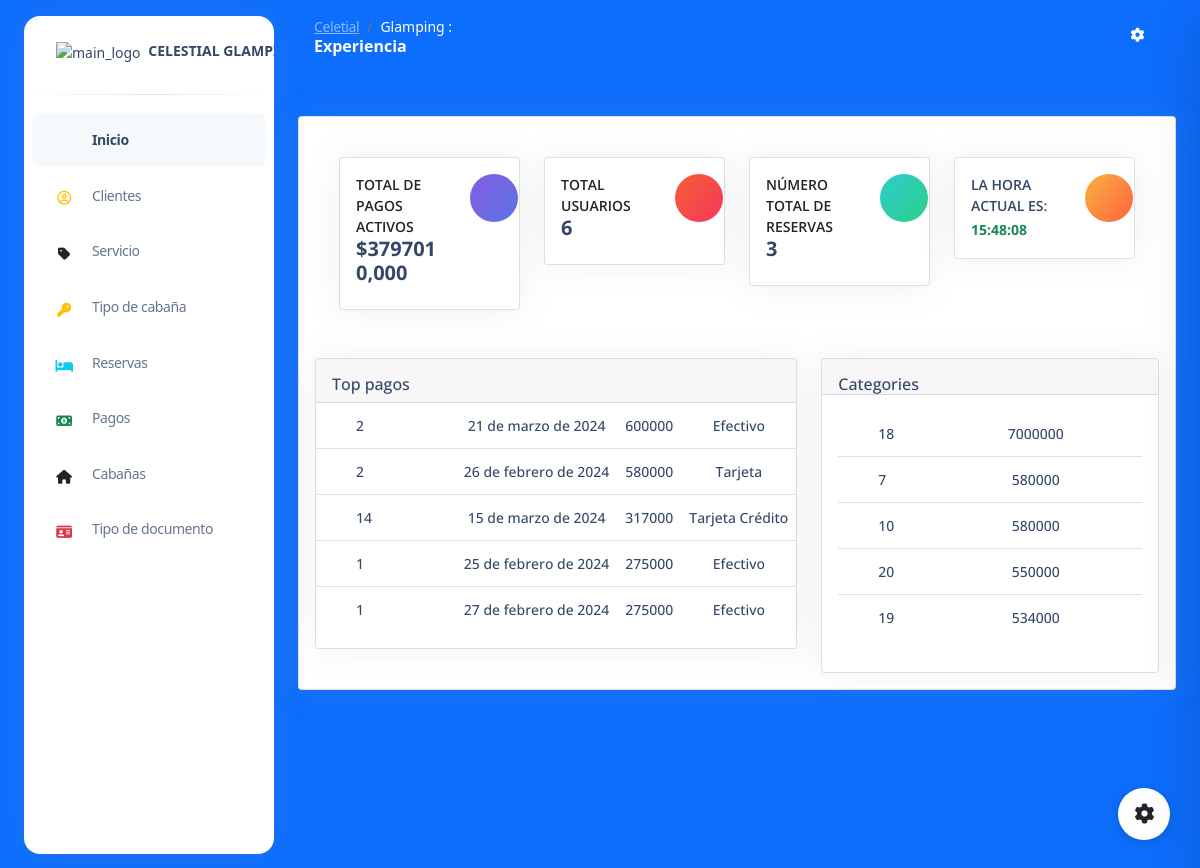
Page /Dashaboar/ (signed in) on the earlier database version.
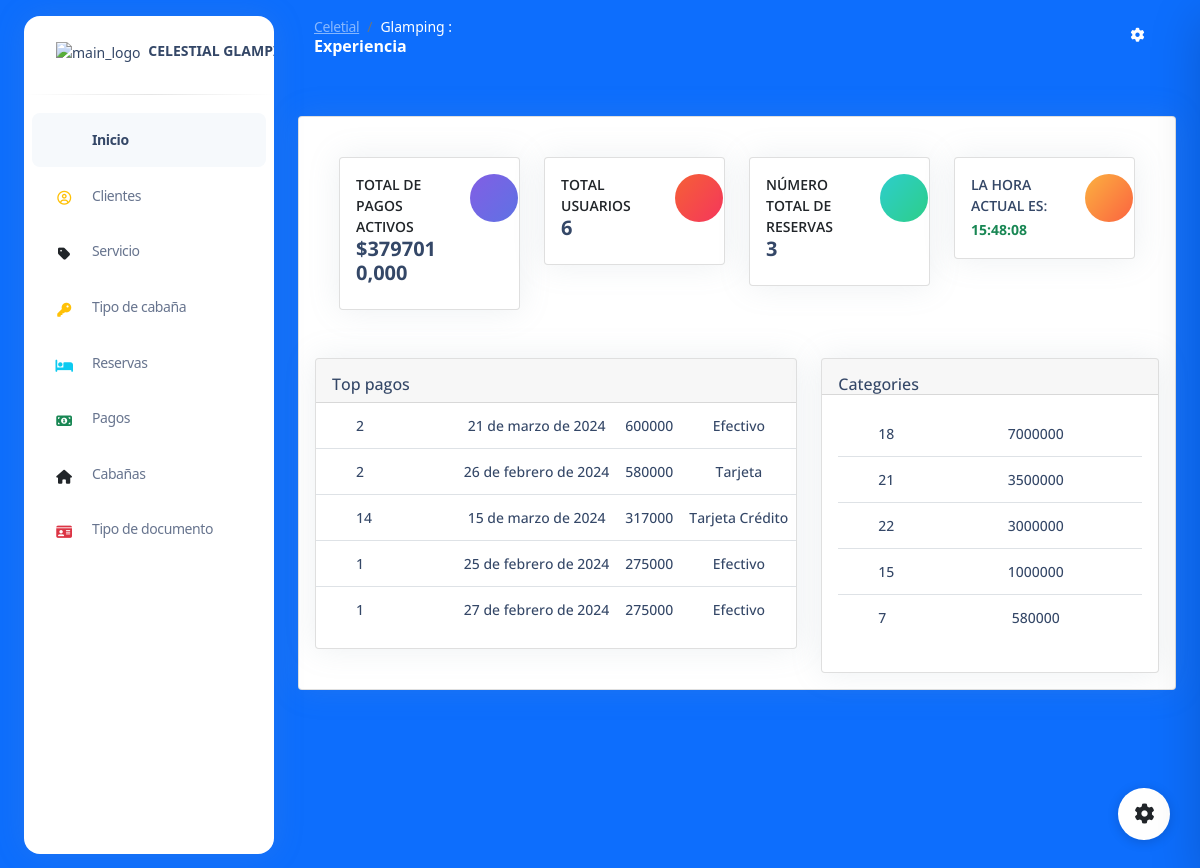
Same page on the later database version.
### payments/models.py (models this page shows, shortened)
class Payment(models.Model):
    reservation = models.ForeignKey('reservations.Reservation', on_delete=models.DO_NOTHING)
    date = models.DateField()
    value = models.IntegerField()
    methodpay = models.CharField(max_length=255)
    status = models.BooleanField(default=True)

### reservations/models.py (models this page shows, shortened)
class Reservation(models.Model):
    daterr = models.DateField()
    datess = models.DateField()
    dateff = models.DateField()
    price = models.IntegerField()
    costumer = models.ForeignKey(Costumer, on_delete=models.DO_NOTHING, null=True)  # Permitir valores nulos
    rstatu = models.CharField(max_length=200, default='Reservado')

### proyecto_f/views.py (the view)
# urls.py: path('Dashaboar/', views.index, name='index'),
def index(request):
    usuario = request.user
    total_payments = Payment.objects.all().aggregate(total=models.Sum('value'))['total'] or 0
    total_reservations = Reservation.objects.filter(rstatu='En ejecución').count()
    costumers = Costumer.objects.filter(status=True).count()
    lodgings = Lodging.objects.all()
    services = Service.objects.all()
    reservations = Reservation.objects.all().order_by('-price')[:5]
    payments = Payment.objects.all().order_by('-value')[:5]
    context = {'usuario': usuario,
               'total_payments': total_payments,
               'total_reservations': total_reservations ,
               'costumers' : costumers ,
               'lodgings' : lodgings ,
               'services' : services,
               'reservations' : reservations,
               'payments' : payments, }
    return render(request, 'index.html', context)

### templates/index.html (shortened to what this page needs)
{% extends 'base.html' %}
{% block content %}
{% load static %}
<div class="container-fluid py-4">
  {% if request.user.is_superuser or request.user.is_user %}
    <div class="row">
      <div class="col-xl-3 col-sm-6 mb-xl-0 mb-4">
        <div class="card h-100"  >
          <div class="card-body  p-3">
            <div class="row">
              <div class="col-8">
                <div class="numbers">
                  <p class="text-sm mb-0 text-uppercase font-weight-bold">Total de pagos activos</p>
                  <h5 class="font-weight-bolder">
                    ${{ total_payments|floatformat:3 }}
                  </h5>
                </div>
              </div>
              <div class="col-4 text-end">
                <div class="icon icon-shape bg-gradient-primary shadow-primary text-center rounded-circle">
                  <i class="ni ni-money-coins text-lg opacity-10" aria-hidden="true"></i>
                </div>
              </div>
            </div>
          </div>
        </div>
      </div>
      <div class="col-xl-3 col-sm-6 mb-xl-0 mb-4">
        <div class="card">
          <div class="card-body p-3">
            <div class="row">
              <div class="col-8">
                <div class="numbers">
                  <p class="text-sm mb-0 text-uppercase font-weight-bold">total usuarios</p>
                  <h5 class="font-weight-bolder">
                    {{costumers}}
                  </h5>
                </div>
              </div>
              <div class="col-4 text-end">
                <div class="icon icon-shape bg-gradient-danger shadow-danger text-center rounded-circle">
                  <i class="ni ni-world text-lg opacity-10" aria-hidden="true"></i>
                </div>
              </div>
            </div>
          </div>
        </div>
      </div>
      <div class="col-xl-3 col-sm-6 mb-xl-0 mb-4">
        <div class="card">
          <div class="card-body p-3">
            <div class="row">
              <div class="col-8">
                <div class="numbers">
                  <p class="text-sm mb-0 text-uppercase font-weight-bold">Número total de reservas</p>
                  <h5 class="font-weight-bolder">
                    {{ total_reservations }}
                  </h5>
                </div>
              </div>
              <div class="col-4 text-end">
                <div class="icon icon-shape bg-gradient-success shadow-success text-center rounded-circle">
                  <i class="ni ni-paper-diploma text-lg opacity-10" aria-hidden="true"></i>
                </div>
              </div>
            </div>
          </div>
        </div>
      </div>
      <div class="col-xl-3 col-sm-6 mb-xl-0 mb-4">
        <div class="card">
          <div class="card-body p-3">
            <div class="row">
              <div class="col-8">
                <div class="numbers">
                  <h5 class="text-sm mb-0 text-uppercase font-weight-bold">
                    La hora actual es:
                  </h5>
                  <p class="mb-0">
                    <span class="text-success text-sm font-weight-bolder" id="hora"></span>
                  </p>
                </div>
              </div>
              <div class="col-4 text-end">
                <div class="icon icon-shape bg-gradient-warning shadow-warning text-center rounded-circle">
                  <i class="ni ni-cart text-lg opacity-10" aria-hidden="true"></i>
                </div>
              </div>
            </div>
          </div>
        </div>
      </div>
    </div>
    {%  endif  %}
    </div>
  </div>
  {% if request.user.is_superuser or request.user.is_user %}
    <div class="row mt-4">
      <div class="col-lg-7 mb-lg-0 mb-4">
        <div class="card ">
          <div class="card-header pb-0 p-3">
            <div class="d-flex justify-content-between">
              <h6 class="mb-2">Top pagos</h6>
            </div>
          </div>
          <div class="table-responsive">
            <table class="table align-items-center ">
              <tbody>
                {% for payment in payments %}
                <tr>
                  <td class="w-30">
                    <div class="d-flex px-2 py-1 align-items-center">
                      <div class="ms-4">
                        <h6 class="text-sm mb-0">{{ payment.reservation.id }}</h6>
                      </div>
                    </div>
                  </td>
                  <td>
                    <div class="text-center">
                      <h6 class="text-sm mb-0">{{ payment.date }}</h6>
                    </div>
                  </td>
                  <td>
                    <div class="text-center">
                      <h6 class="text-sm mb-0">{{ payment.value }}</h6>
                    </div>
                  </td>
                  <td class="align-middle text-sm">
                    <div class="col text-center">
                      <h6 class="text-sm mb-0">{{ payment.methodpay }}</h6>
                    </div>
                  </td>
                </tr>
                {% endfor %}
              </tbody>
            </table>
          </div>
        </div>
      </div>
      <div class="col-lg-5">
        <div class="card">
          <div class="card-header pb-0 p-3">
            <h6 class="mb-0">Categories</h6>
          </div>
          <div class="card-body p-3">
            <div class="table-responsive">
              <table class="table align-items-center ">
                <tbody>
                  {% for reservation in reservations %}
                  <tr>
                    <td class="w-30">
                      <div class="d-flex px-2 py-1 align-items-center">
                        <div class="ms-4">
                          <h6 class="text-sm mb-0">{{ reservation.id }}</h6>
                        </div>
                      </div>
                    </td>
                    <td>
                      <div class="text-center">
                        <h6 class="text-sm mb-0">{{  reservation.price }}</h6>
                      </div>
                    </td>
                  </tr>
                  {% endfor %}
                </tbody>
              </table>
            </div>
          </div>
        </div>
      </div>
      {%  endif  %}
    </div>
  </div>
</main>
{%endblock%}

### templates/base.html (shortened to what this page needs)
{% load static %}
<!DOCTYPE html>
<html lang="en">
<head>
  <link href="{% static './css/nucleo-icons.css'%}" rel="stylesheet" />
  <link href="{% static './css/nucleo-svg.css'%}" rel="stylesheet" />
  <link href="{% static './css/nucleo-svg.css' %}" rel="stylesheet" />
  <link id="pagestyle" href="{% static './css/argon-dashboard.css' %}" rel="stylesheet" />
  <link href="https://stackpath.bootstrapcdn.com/bootstrap/5.1.3/css/bootstrap.min.css" rel="stylesheet">
</head>
<body class="g-sidenav-show   bg-primary"  onload="mostrarHora()">
  <aside class="sidenav bg-white navbar navbar-vertical navbar-expand-xs border-0 border-radius-xl my-3 fixed-start ms-4 " id="sidenav-main">
    <div class="sidenav-header">
      <div class="navbar-brand m-0">
        <img src="{% static '/img/logo-removebg-preview.png'  %}" class="navbar-brand-img h-400" alt="main_logo">
        <span class="ms-1 font-weight-bold">CELESTIAL GLAMPING</span>
      </div>
    </div>
    <hr class="horizontal dark mt-0">
    <div class="collapse navbar-collapse " id="sidenav-collapse-main">
      <ul class="navbar-nav">
        <li class="nav-item">
          <a class="nav-link active" href="{% url 'index' %}">
            <div class="icon icon-shape icon-sm border-radius-md text-center me-2 d-flex align-items-center justify-content-center">
              <i class="ni ni-tv-2 text-primary text-sm opacity-10"></i>
            </div>
            <span class="nav-link-text ms-1">Inicio</span>
          </a>
        </li>
        <li class="nav-item">
          {% if request.user.is_superuser or request.user.is_user %}
          <a class="nav-link " href="{% url 'costumers' %}">
            <div class="icon icon-shape icon-sm border-radius-md text-center me-2 d-flex align-items-center justify-content-center">
              <i class="fa fa-user-circle-o text-warning text-sm opacity-10"></i>
            </div>
            <span class="nav-link-text ms-1">Clientes</span>
          </a>
        </li>
        {% endif  %}
        <li class="nav-item">
          <a class="nav-link " href="{% url 'services' %}">
            <div class="icon icon-shape icon-sm border-radius-md text-center me-2 d-flex align-items-center justify-content-center">
              <i class="fa fa-tag text-dark text-sm opacity-10"></i>
            </div>
            <span class=" ms-1">Servicio</span>
          </a>
        </li>
        <li class="nav-item">
          {% if request.user.is_superuser or request.user.is_user %}
          <a class="nav-link " href="{% url 'typelodgings' %}">
            <div class="icon icon-shape icon-sm border-radius-md text-center me-2 d-flex align-items-center justify-content-center">
              <i class="fa fa-key text-warning text-sm opacity-10"></i>
            </div>
            <span class="nav-link-text ms-1">Tipo de cabaña</span>
          </a>
        </li>
        {% endif  %}
        <li class="nav-item">
          <a class="nav-link " href="{% url 'reservations' %}">
            <div class="icon icon-shape icon-sm border-radius-md text-center me-2 d-flex align-items-center justify-content-center">
              <i class="fa fa-bed text-info text-sm opacity-10"></i>
            </div>
            <span class="nav-link-text ms-1">Reservas</span>
          </a>
        </li>
        <li class="nav-item">
          {% if request.user.is_superuser or request.user.is_user %}
          <a class="nav-link " href="{% url 'payments' %}">
            <div class="icon icon-shape icon-sm border-radius-md text-center me-2 d-flex align-items-center justify-content-center">
              <i class="fa fa-money text-success text-sm opacity-10"></i>
            </div>
            <span class="nav-link-text ms-1">Pagos</span>
          </a>
       </li>
       {% endif  %}
       <li class="nav-item">
          <a class="nav-link " href="{% url 'lodgings' %}">
            <div class="icon icon-shape icon-sm border-radius-md text-center me-2 d-flex align-items-center justify-content-center">
              <i class="fa fa-home text-dark text-sm opacity-10"></i>
            </div>
            <span class="nav-link-text ms-1">Cabañas</span>
          </a>
        </li>
        <li class="nav-item">
          {% if request.user.is_superuser or request.user.is_user %}
          <a class="nav-link " href="{% url 'typedocuments' %}">
            <div class="icon icon-shape icon-sm border-radius-md text-center me-2 d-flex align-items-center justify-content-center">
              <i class="fa fa-id-card text-danger text-sm opacity-10"></i>
            </div>
            <span class="nav-link-text ms-1">Tipo de documento</span>
          </a>
        </li>
        {%  endif  %}
      </ul>
    </div>
  </aside>
  <main class="main-content position-relative border-radius-lg ">
    <nav class="navbar navbar-main navbar-expand-lg px-0 mx-4 shadow-none border-radius-xl " id="navbarBlur" data-scroll="false">
      <div class="container-fluid py-1 px-3">
        <nav aria-label="breadcrumb">
          <ol class="breadcrumb bg-transparent mb-0 pb-0 pt-1 px-0 me-sm-6 me-5">
            <li class="breadcrumb-item text-sm"><a class="opacity-5 text-white" href="javascript:;">Celetial</a></li>
            <li class="breadcrumb-item text-sm text-white active" aria-current="page">Glamping :</li>
          </ol>
          <h6 class="font-weight-bolder text-white mb-0">Experiencia</h6>
        </nav>
        <div class="collapse navbar-collapse mt-sm-0 mt-2 me-md-0 me-sm-4" id="navbar">
          <ul class="navbar-nav  justify-content-end">
            <li class="nav-item px-3 d-flex align-items-center">
              <a href="javascript:;" class="nav-link text-white p-0">
                <i class="fa fa-cog fixed-plugin-button-nav cursor-pointer"></i>
              </a>
            </li>
          </ul>
        </div>
      </div>
    </nav>
    <div class="container-fluid py-4">
      <div class="row mt-4">
        <div class="col-lg-12 mb-lg-0">
          <div class="card z-index-2 h-100">
            <div class="card-body p-3">
              <div class="chart">
    {% block content %}
    {% endblock %}
        <div class="fixed-plugin">
        <a class="fixed-plugin-button text-dark position-fixed px-3 py-2">
        <i class="fa fa-cog py-2"> </i>
        </a>
        </div>
            <link href="https://cdn.datatables.net/1.11.5/css/dataTables.bootstrap5.min.css" rel="stylesheet">
      </body>
  </html>

### static/css/nucleo-svg.css (style rules this page uses)
.icon { display: inline-block; color: #111111; height: 1em; width: 1em; }
.icon-sm { height: 0.8em; width: 0.8em; }
.icon { fill: currentColor; stroke: none; }

Differences in the rows shown:
no longer on this page (row unchanged): Reservation: id "10", price "580000"
no longer on this page (row unchanged): Reservation: id "20", price "550000"
no longer on this page (row unchanged): Reservation: id "19", price "534000"
added Reservation: id "21", price "3500000"
added Reservation: id "22", price "3000000"
now on this page (row edited): Reservation: id "15", price "1000000"
